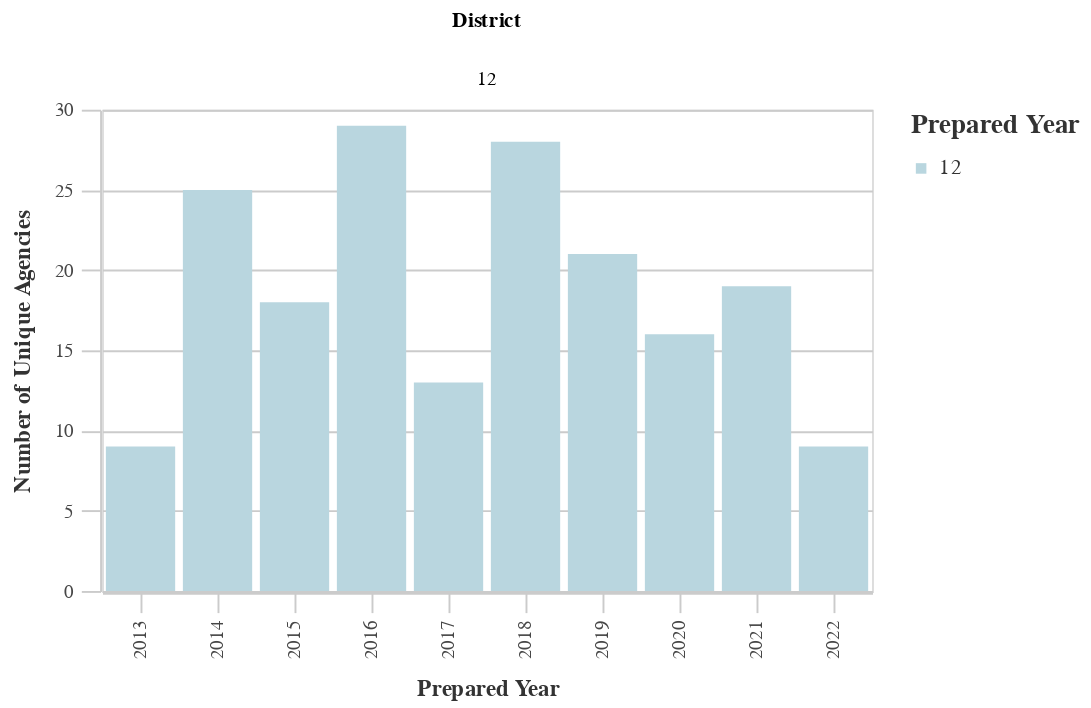

Notebook code cell kept with this figure:
### Code cell
# Unique Agencies by Dist
dist_years_agency = ((
        df
        >> group_by(_.prepared_y, _.dist)
        >> summarize(n=_.primary_agency_name.nunique())
        >> arrange(-_.prepared_y)
    )
        .rename(columns={'dist':'District', 'n':'Count'})
    )
chart10 = (alt.Chart(dist_years_agency).mark_bar().encode(
        column='District:N',
        x=alt.X('prepared_y:O', title='Prepared Year'),
        y=alt.Y('Count:Q', title='Number of Unique Agencies'),
        color = alt.Color("District:N", 
                              scale=alt.Scale(
                                  range=altair_utils.CALITP_SEQUENTIAL_COLORS),  
                               legend=alt.Legend(title="Prepared Year")
                              )))
                              
chart10 = styleguide.preset_chart_config(chart10)
chart10 = _dla_utils_reports.add_tooltip(chart10, 'prepared_y', 'Count')
    
display(HTML("<h4><strong>Number of Unique Agencies by District</strong></h4>"))
chart10

### Figure 1 — Vega-Lite specification as saved in the notebook (floating-point values rounded to 4 significant figures)
{"config": {"view": {"continuousWidth": 400, "continuousHeight": 300}, "axis": {"domainColor": "#cbcbcb", "grid": true, "gridColor": "#cbcbcb", "gridWidth": 1, "labelColor": "#474747", "labelFont": "Nunito Sans", "labelFontSize": 10, "labelPadding": 4, "tickColor": "#cbcbcb", "tickSize": 10, "titleColor": "#333", "titleFont": "Raleway", "titleFontSize": 12, "titlePadding": 10}, "axisBand": {"grid": false}, "background": "white", "font": "Raleway", "header": {"labelFont": "Nunito Sans", "titleFont": "Raleway"}, "legend": {"labelColor": "#333", "labelFont": "Nunito Sans", "labelFontSize": 11, "labelLimit": 0, "padding": 1, "symbolSize": 30, "symbolType": "square", "titleColor": "#333", "titleFont": "Raleway", "titleFontSize": 14, "titlePadding": 10}, "title": {"anchor": "middle", "font": "Raleway", "fontSize": 18, "fontWeight": 300, "offset": 20}}, "data": {"name": "data-b381369947d754d60c38e7d7289ab9b9"}, "mark": "bar", "encoding": {"color": {"field": "District", "legend": {"title": "Prepared Year"}, "scale": {"range": ["#B9D6DF", "#8CBCCB", "#2EA8CE", "#136C97", "#0B405B"]}, "type": "nominal"}, "column": {"field": "District", "type": "nominal"}, "tooltip": [{"field": "prepared_y", "type": "quantitative"}, {"field": "Count", "type": "quantitative"}], "x": {"field": "prepared_y", "title": "Prepared Year", "type": "ordinal"}, "y": {"field": "Count", "title": "Number of Unique Agencies", "type": "quantitative"}}, "height": 250, "width": 400, "$schema": "https://vega.github.io/schema/vega-lite/v4.17.0.json", "datasets": {"data-b381369947d754d60c38e7d7289ab9b9": [{"prepared_y": 2022.0, "District": 12, "Count": 9}, {"prepared_y": 2021.0, "District": 12, "Count": 19}, {"prepared_y": 2020.0, "District": 12, "Count": 16}, {"prepared_y": 2019.0, "District": 12, "Count": 21}, {"prepared_y": 2018.0, "District": 12, "Count": 28}, {"prepared_y": 2017.0, "District": 12, "Count": 13}, {"prepared_y": 2016.0, "District": 12, "Count": 29}, {"prepared_y": 2015.0, "District": 12, "Count": 18}, {"prepared_y": 2014.0, "District": 12, "Count": 25}, {"prepared_y": 2013.0, "District": 12, "Count": 9}]}}
